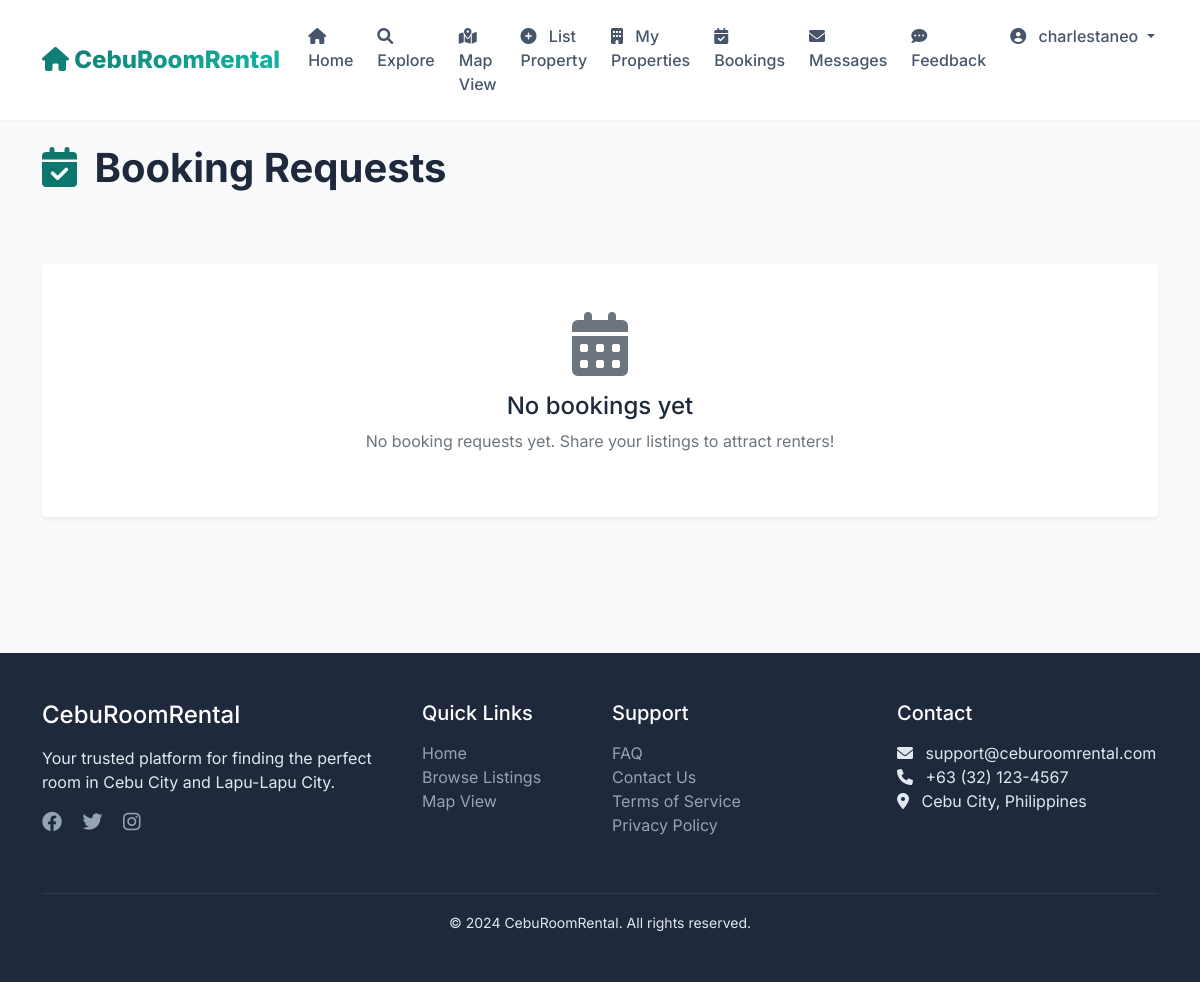
Page /my-bookings/ (signed in) on the earlier database version.
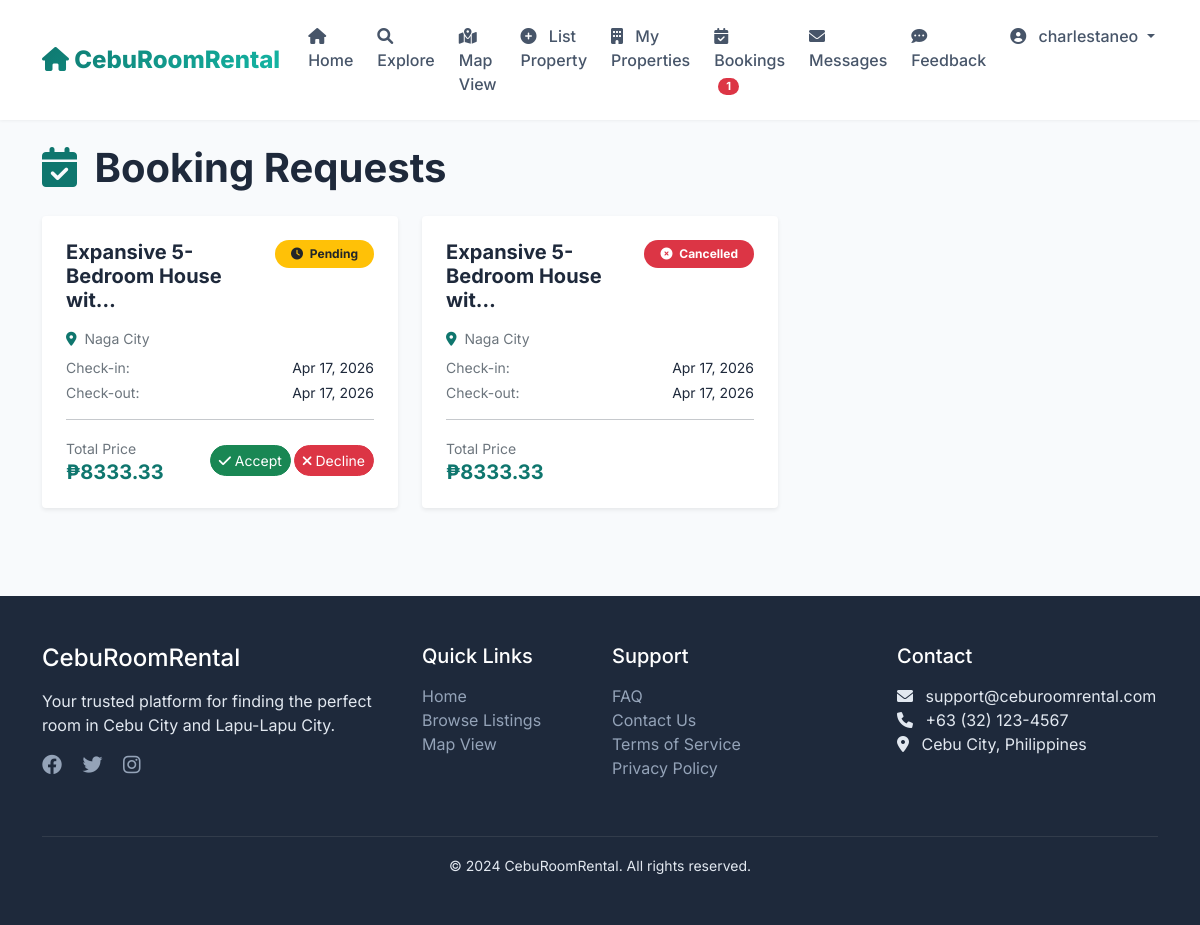
Same page on the later database version.
### rentals/models.py (models this page shows, shortened)
class Booking(models.Model):
    STATUS_CHOICES = [
        ('pending', 'Pending'),
        ('confirmed', 'Confirmed'),
        ('cancelled', 'Cancelled'),
        ('completed', 'Completed'),
    ]
    listing = models.ForeignKey(Listing, on_delete=models.CASCADE, related_name='bookings')
    buyer = models.ForeignKey(User, on_delete=models.CASCADE, related_name='bookings')
    check_in_date = models.DateField()
    check_out_date = models.DateField()
    number_of_guests = models.IntegerField()
    total_price = models.DecimalField(max_digits=10, decimal_places=2)
    status = models.CharField(max_length=20, choices=STATUS_CHOICES, default='pending')
    booking_date = models.DateTimeField(auto_now_add=True)

class Listing(models.Model):
    PROPERTY_TYPES = [
        ('boarding', 'Boarding House'),
        ('apartment', 'Apartment'),
        ('condo', 'Condominium'),
        ('dorm', 'Dormitory'),
        ('airbnb', 'Airbnb'),
    ]
    LOCATIONS = [
        ('cebu_city', 'Cebu City'),
        ('lapulapu', 'Lapu-Lapu City'),
        ('mandaue', 'Mandaue City'),
        ('talisay', 'Talisay City'),
        ('naga', 'Naga City'),
        ('carcar', 'Carcar City'),
        ('toledo', 'Toledo City'),
    ]
    title = models.CharField(max_length=200)
    description = models.TextField()
    property_type = models.CharField(max_length=20, choices=PROPERTY_TYPES)
    location = models.CharField(max_length=20, choices=LOCATIONS)
    address = models.CharField(max_length=500)
    daily_price = models.DecimalField(max_digits=10, decimal_places=2, null=True, blank=True)
    monthly_price = models.DecimalField(max_digits=10, decimal_places=2, null=True, blank=True)
    max_occupants = models.IntegerField()
    amenities = models.TextField(blank=True, help_text="List amenities separated by commas")
    image1 = models.ImageField(upload_to='listings/', blank=True, null=True)
    image2 = models.ImageField(upload_to='listings/', blank=True, null=True)
    image3 = models.ImageField(upload_to='listings/', blank=True, null=True)
    owner = models.ForeignKey(User, on_delete=models.CASCADE, related_name='listings')
    created_at = models.DateTimeField(auto_now_add=True)
    is_available = models.BooleanField(default=True)

### rentals/views.py (the view)
# urls.py: path('my-bookings/', views.my_bookings, name='my_bookings'),
@login_required
def my_bookings(request):
    if hasattr(request.user, 'profile') and request.user.profile.user_type == 'buyer':
        bookings = Booking.objects.filter(buyer=request.user).order_by('-booking_date')
    else:
        bookings = Booking.objects.filter(listing__owner=request.user).order_by('-booking_date')
    return render(request, 'rentals/my_bookings.html', {'bookings': bookings})

### rentals/context_processors.py (called while the page is built)
def notification_counts(request):
    context = {
        'booking_notification_count': 0,
        'message_notification_count': 0,
    }
    if request.user.is_authenticated:
        message_count = Message.objects.filter(
            receiver=request.user,
            is_read=False
        ).count()
        context['message_notification_count'] = message_count
        if hasattr(request.user, 'profile') and request.user.profile.user_type == 'tenant':
            booking_count = Booking.objects.filter(
                listing__owner=request.user,
                status='pending'
            ).count()
            context['booking_notification_count'] = booking_count
    return context

### templates/rentals/my_bookings.html (shortened to what the changed rows need)
{% extends 'base.html' %}
{% block content %}
<div class="container py-4">
    <h1 class="fw-bold mb-4">
        <i class="fas fa-calendar-check text-teal me-2"></i>
        {% if user.profile.user_type == 'buyer' %}My Bookings{% else %}Booking Requests{% endif %}
    </h1>
    {% if bookings %}
        <div class="row g-4">
            {% for booking in bookings %}
                <div class="col-md-6 col-lg-4">
                    <div class="card h-100 border-0 shadow-sm rounded-4 overflow-hidden">
                        <div class="card-body p-4">
                            <div class="d-flex justify-content-between align-items-start mb-3">
                                <h5 class="card-title fw-bold mb-0">{{ booking.listing.title|truncatechars:30 }}</h5>
                                <span class="badge rounded-pill px-3 py-2
                                    {% if booking.status == 'pending' %}bg-warning text-dark
                                    {% elif booking.status == 'confirmed' %}bg-success
                                    {% elif booking.status == 'cancelled' %}bg-danger
                                    {% else %}bg-info{% endif %}">
                                    <i class="fas
                                        {% if booking.status == 'pending' %}fa-clock
                                        {% elif booking.status == 'confirmed' %}fa-check-circle
                                        {% elif booking.status == 'cancelled' %}fa-times-circle
                                        {% else %}fa-check-double{% endif %} me-1"></i>
                                    {{ booking.status|title }}
                                </span>
                            </div>
                            <p class="text-muted small mb-2">
                                <i class="fas fa-map-marker-alt text-teal me-1"></i> {{ booking.listing.get_location_display }}
                            </p>
                            <div class="mb-3">
                                <div class="d-flex justify-content-between mb-1">
                                    <small class="text-muted">Check-in:</small>
                                    <small class="fw-semibold">{{ booking.check_in_date|date:"M d, Y" }}</small>
                                </div>
                                <div class="d-flex justify-content-between">
                                    <small class="text-muted">Check-out:</small>
                                    <small class="fw-semibold">{{ booking.check_out_date|date:"M d, Y" }}</small>
                                </div>
                            </div>
                            <hr>
                            <div class="d-flex justify-content-between align-items-center">
                                <div>
                                    <small class="text-muted">Total Price</small>
                                    <h5 class="fw-bold text-teal mb-0">₱{{ booking.total_price }}</h5>
                                </div>
                                {% if user.profile.user_type == 'tenant' and booking.status == 'pending' %}
                                    <form method="POST" action="{% url 'update_booking_status' booking.id %}" class="d-inline">
                                        <div class="btn-group">
                                            <button type="submit" name="status" value="confirmed" class="btn btn-sm btn-success rounded-pill me-1">
                                                <i class="fas fa-check"></i> Accept
                                            </button>
                                            <button type="submit" name="status" value="cancelled" class="btn btn-sm btn-danger rounded-pill">
                                                <i class="fas fa-times"></i> Decline
                                            </button>
                                        </div>
                                    </form>
                                {% endif %}
                            </div>
                        </div>
                    </div>
                </div>
            {% endfor %}
        </div>
    {% else %}
        <div class="text-center py-5">
            <div class="card border-0 shadow-sm rounded-4 p-5">
                <i class="fas fa-calendar-alt fa-4x text-muted mb-3"></i>
                <h4>No bookings yet</h4>
                <p class="text-muted">
                    {% if user.profile.user_type == 'buyer' %}
                        You haven't made any bookings yet.
                        <br><a href="{% url 'listing_list' %}" class="text-teal">Browse properties</a> to get started.
                    {% else %}
                        No booking requests yet. Share your listings to attract renters!
                    {% endif %}
                </p>
            </div>
        </div>
    {% endif %}
</div>
{% endblock %}

### templates/base.html (shortened to what the changed rows need)
<!DOCTYPE html>
<html lang="en">
<head>
    <link href="https://cdn.jsdelivr.net/npm/bootstrap@5.1.3/dist/css/bootstrap.min.css" rel="stylesheet">
    <link rel="stylesheet" href="https://cdnjs.cloudflare.com/ajax/libs/font-awesome/6.0.0/css/all.min.css">
</head>
<body>
    <nav class="navbar navbar-expand-lg sticky-top">
        <div class="container">
            <div class="collapse navbar-collapse" id="navbarNav">
                <ul class="navbar-nav ms-auto">
                    {% if user.is_authenticated %}
                        <li class="nav-item">
                            <a class="nav-link" href="{% url 'my_bookings' %}">
                                <i class="fas fa-calendar-check"></i> Bookings
                                {% if booking_notification_count > 0 %}
                                    <span class="badge bg-danger rounded-pill notification-badge">{{ booking_notification_count }}</span>
                                {% endif %}
                            </a>
                        </li>
                    {% endif %}
                </ul>
            </div>
        </div>
    </nav>
    <main>
        {% block content %}
        {% endblock %}
    </main>
</body>
</html>

Differences in the rows shown:
added Booking: listing "Expansive 5-Bedroom House wit…", status "Pending", listing.location "Naga City", check_in_date "Apr 17, 2026", check_out_date "Apr 17, 2026", total_price "8333.33", shows "Accept"
added Booking: listing "Expansive 5-Bedroom House wit…", status "Cancelled", listing.location "Naga City", check_in_date "Apr 17, 2026", check_out_date "Apr 17, 2026", total_price "8333.33"
Other differences:
{{ booking_notification_count }}: (not shown) → "1"
text no longer shown: "No bookings yet No booking requests yet. Share your listings to attract renters!"
